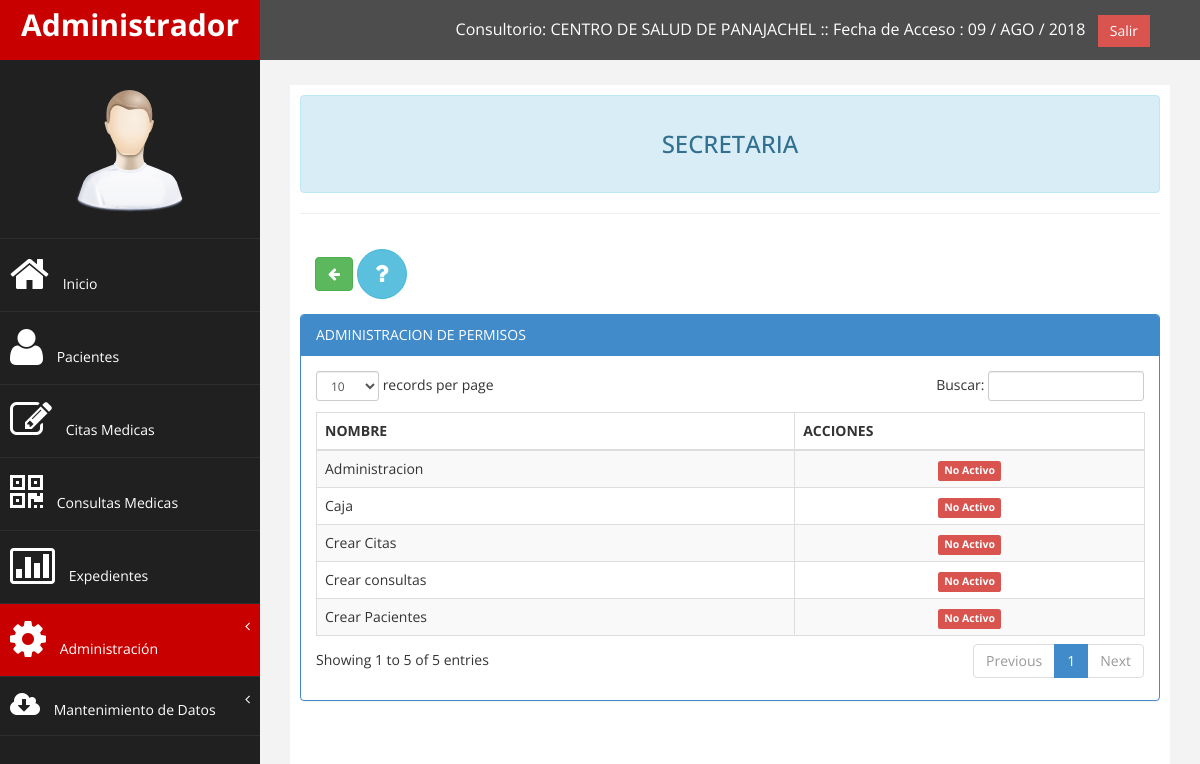
Screenshot of /modulos/cargos/admin_permiso.php?id=1 (signed in) with the database file from the repository.
### tables this page shows
CREATE TABLE IF NOT EXISTS `consultorios` (
  `id` int(11) NOT NULL AUTO_INCREMENT,
  `nombre` varchar(255) NOT NULL,
  `direccion` varchar(255) NOT NULL,
  `telefono` varchar(255) NOT NULL,
  `encargado` varchar(255) NOT NULL,
  `estado` varchar(255) NOT NULL,
  PRIMARY KEY (`id`)
);

CREATE TABLE IF NOT EXISTS `tipo_usuario` (
  `id` int(11) NOT NULL AUTO_INCREMENT,
  `nombre` varchar(255) NOT NULL,
  PRIMARY KEY (`id`)
);

CREATE TABLE IF NOT EXISTS `tipo_permisos` (
  `id` int(11) NOT NULL AUTO_INCREMENT,
  `permiso` varchar(255) NOT NULL,
  `tipo` varchar(255) NOT NULL,
  `estado` varchar(255) NOT NULL,
  PRIMARY KEY (`id`)
);

CREATE TABLE IF NOT EXISTS `permisos_tmp` (
  `id` int(11) NOT NULL AUTO_INCREMENT,
  `nombre` varchar(255) NOT NULL,
  PRIMARY KEY (`id`)
);

### modulos/class_buscar.php (called while the page is built, shortened)
<?php
class Consultar_Deposito{
	private $fetch;
	function __construct($codigo){
		$this->consulta = mysql_query("SELECT * FROM consultorios WHERE id='$codigo'");
		$this->fetch = mysql_fetch_array($this->consulta);
	}
	function consultar($campo){
		return $this->fetch[$campo];
	}
}
?>

### modulos/php_conexion.php (called while the page is built, shortened)
<?php
	function limpiar($tags){
		$tags = strip_tags($tags);
		$tags = stripslashes($tags);
		$tags = htmlentities($tags, ENT_QUOTES, 'UTF-8');
		$tags = trim($tags);
		return $tags;
	}
?>

### modulos/cargos/admin_permiso.php (the view, shortened to what this page needs)
<?php
	include_once "../php_conexion.php";
	include_once "class/class.php";
	include_once "../funciones.php";
	include_once "../class_buscar.php";
	$usu=$_SESSION['cod_user'];
	$pa=mysql_query("SELECT * FROM cajero WHERE usu='$usu'");
	while($row=mysql_fetch_array($pa)){
		$id_consultorio=$row['consultorio'];
		$oConsultorio=new Consultar_Deposito($id_consultorio);
		$nombre_Consultorio=$oConsultorio->consultar('nombre');
	}
	if(!empty($_GET['id'])){
		$id_url=limpiar($_GET['id']);
		$sql=mysql_query("SELECT * FROM tipo_usuario WHERE id='$id_url'");
		if($row=mysql_fetch_array($sql)){
			$id=$row['id'];
			$nombre=$row['nombre'];
		}
	}
?>
<!DOCTYPE html>
<html xmlns="http://www.w3.org/1999/xhtml">
<head>
    <link href="../../assets/css/bootstrap.css" rel="stylesheet" />
    <link href="../../assets/css/font-awesome.css" rel="stylesheet" />
    <link href="../../assets/css/custom.css" rel="stylesheet" />
    <link href="../../assets/js/dataTables/dataTables.bootstrap.css" rel="stylesheet" />
</head>
<body>
    <div id="wrapper">
        <nav class="navbar navbar-default navbar-cls-top " role="navigation" style="margin-bottom: 0">
            <div class="navbar-header">
                <a class="navbar-brand" href="../usuarios/perfil.php"><?php echo $_SESSION['user_name']; ?></a>
            </div>
  <div style="color: white;
padding: 15px 50px 5px 50px;
float: right;
font-size: 16px;">Consultorio: <?php echo $nombre_Consultorio; ?> :: Fecha de Acceso : <?php echo fecha(date('Y-m-d')); ?> &nbsp; <a href="../../php_cerrar.php" class="btn btn-danger square-btn-adjust">Salir</a> </div>
        </nav>
           <?php include_once "../../menu/m_departamento.php"; ?>
        <div id="page-wrapper" >
            <div id="page-inner">
				<div class="alert alert-info" align="center">
                    <h3><?php echo $nombre; ?><h3>
                </div>
                 <hr />
                 <div class="panel-body" align="left">
                            <a href="index.php" class="btn btn-success" title="Regresar">
					    <i class="fa fa-arrow-left" ></i><strong> </strong>
				</a>
                            <button type="button" class="btn btn-info btn-circle"><i class="fa fa-question fa-2x"></i>
                            </button>
                  </div>
            <div class="row">
                <div class="col-md-12">
                    <div class="panel panel-primary">
                        <div class="panel-heading">
                             ADMINISTRACION DE PERMISOS
                        </div>
                        <div class="panel-body">
                            <div class="table-responsive">
                                <table class="table table-striped table-bordered table-hover" id="dataTables-example">
									<thead>
                                        <tr>
                                            <th>NOMBRE</th>
                                            <th>ACCIONES</th>
                                        </tr>
                                    </thead>
                                    <tbody>
                                        <tr class="odd gradeX">
										<?php
											$sql=mysql_query("SELECT * FROM tipo_permisos WHERE tipo='$id'");
											while($row=mysql_fetch_array($sql)){
												$url2=$row[0];
										?>
                                            <td><?php echo consultar('nombre','permisos_tmp'," id='".$row['permiso']."'"); ?></td>
                                            <td class="center">
											<center>
												<a href="admin_permiso.php?id=<?php echo $id_url.'&es='.$url2; ?>" title="Cambiar Estado">
													<?php echo estado($row['estado']); ?>
												</a>
											</center>
											</td>
                                        </tr>
											<?php } ?>
                                    </tbody>
                                </table>
                            </div>
                        </div>
                    </div>
                </div>
            </div>
        </div>
    </div>
            </div>
</body>
</html>

### modulos/funciones.php (shortened to what this page needs)
<?php
function consultar($campo,$tabla,$where){
		$sql=mysql_query("SELECT * FROM $tabla WHERE $where");
		if($row=mysql_fetch_array($sql)){
			return $row[$campo];
		}else{
			return '';
		}
	}
	function fecha($fecha){
		$meses = array("ENE","FEB","MAR","ABR","MAY","JUN","JUL","AGO","SEP","OCT","NOV","DIC");
		$a=substr($fecha, 0, 4);
		$m=substr($fecha, 5, 2);
		$d=substr($fecha, 8);
		return $d." / ".$meses[$m-1]." / ".$a;
	}
	function estado($estado){
		if($estado=='s'){
			return '<span class="label label-success">Activo</span>';
		}else{
			return '<span class="label label-danger">No Activo</span>';
		}
	}
?>

### assets/css2/custom.css (style rules this page uses)
body { font-family: 'Open Sans', sans-serif; }
#wrapper { width: 100%; background:#202020; }
#page-wrapper { padding: 15px 15px; min-height: 600px; background:#F3F3F3; }
#page-inner { width:100%; margin:10px 20px 10px 0px; background-color:#fff!important; padding:10px; min-height:1200px; }
.square-btn-adjust { border: 0px solid transparent; -webkit-border-radius: 0px; -moz-border-radius: 0px; border-radius: 0px; }
.navbar-cls-top .navbar-brand { color: #fff; background: #C90000; width: 260px; text-align: center; height: 60px; font-size: 30px; font-weight: 700; }
.navbar-cls-top { background:#4D4D4D; border-bottom:none; }
.navbar-default { border:0px solid black; }
.navbar-header { background: #A70303; }
.btn-circle { width: 50px; height: 50px; padding: 6px 0; -webkit-border-radius: 25px; -moz-border-radius: 25px; border-radius: 25px; text-align: center; font-size: 12px; line-height: 1.428571429; }
@media (min-width:768px) { #page-wrapper { margin: 0 0 0 260px; padding: 15px 30px; min-height: 1200px; } }
@media (min-width:768px) { .navbar { border-radius: 0px; } }

### rows the page displays
consultorios: nombre "CENTRO DE SALUD DE PANAJACHEL"
tipo_usuario: nombre "SECRETARIA"
tipo_permisos: permiso.nombre "Crear Pacientes", estado "No Activo"
tipo_permisos: permiso.nombre "Crear Citas", estado "No Activo"
tipo_permisos: permiso.nombre "Crear consultas", estado "No Activo"
tipo_permisos: permiso.nombre "Administracion", estado "No Activo"
tipo_permisos: permiso.nombre "Caja", estado "No Activo"

### other values shown
$_SESSION['user_name'] "Administrador"
